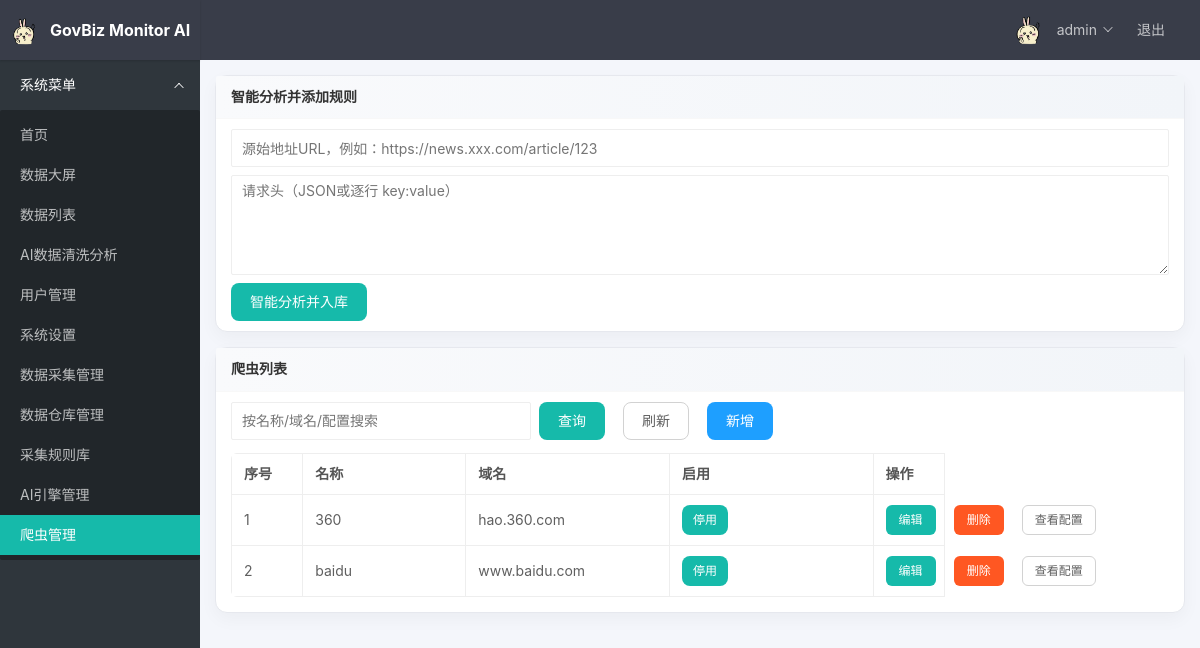
Screenshot of /admin/crawlers (signed in) with the database file from the repository.
### tables this page shows
CREATE TABLE settings (
  key text primary key,
  value text
);

CREATE TABLE users (
  id integer primary key autoincrement,
  username text unique not null,
  password_hash text not null,
  role_id integer not null,
  created_at datetime default current_timestamp,
  foreign key (role_id) references roles(id)
);

CREATE TABLE crawlers (
  id integer primary key autoincrement,
  name text unique not null,
  module text,
  callable text,
  config text,
  enabled integer default 1,
  created_at datetime default current_timestamp
, domain text);

### app/admin.py (the view)
@bp.route('/crawlers')
def crawlers():
    execute_update("create table if not exists crawlers(\n        id integer primary key autoincrement,\n        name text unique not null,\n        module text,\n        callable text,\n        config text,\n        domain text,\n        enabled integer default 1,\n        created_at datetime default current_timestamp\n     )")
    try:
        cols = [c['name'] for c in query_all("PRAGMA table_info(crawlers)")]
        if 'domain' not in cols:
            execute_update("alter table crawlers add column domain text")
    except Exception:
        pass
    q = request.args.get('q', '').strip()
    rows = []
    if q:
        rows = query_all("select * from crawlers where name like ? or domain like ? or config like ? order by id asc", [f"%{q}%", f"%{q}%", f"%{q}%"])
    else:
        rows = query_all("select * from crawlers order by id asc")
    return render_template('admin/crawlers.html', rows=rows, q=q)

### app/admin.py (called while the page is built)
@bp.before_request
@login_required
def require_admin():
    if not current_user.is_admin:
        flash("无权访问", "error")
        return redirect(url_for('main.index'))

### app/db.py (called while the page is built)
def get_connection():
    conn = sqlite3.connect(str(DATABASE))
    conn.row_factory = sqlite3.Row
    return conn

def query_all(sql, params=None):
    conn = get_connection()
    try:
        cur = conn.execute(sql, params or [])
        rows = cur.fetchall()
        return [dict(row) for row in rows]
    finally:
        conn.close()

def query_one(sql, params=None):
    conn = get_connection()
    try:
        cur = conn.execute(sql, params or [])
        row = cur.fetchone()
        return dict(row) if row else None
    finally:
        conn.close()

def execute_update(sql, params=None):
    conn = get_connection()
    try:
        cur = conn.execute(sql, params or [])
        conn.commit()
        return cur.lastrowid
    finally:
        conn.close()

### app/models.py (called while the page is built)
    @staticmethod
    def get(user_id):
        sql = """
            select u.id, u.username, u.role_id, r.name as role_name
            from users u
            join roles r on u.role_id = r.id
            where u.id = ?
        """
        row = query_one(sql, [user_id])
        if not row:
            return None
        return User(row['id'], row['username'], row['role_id'], row['role_name'])

    @property
    def is_admin(self):
        return self.role_name == 'admin'

### templates/admin/crawlers.html (shortened to what this page needs)
{% extends "base.html" %}
{% block content %}
<div class="layui-row layui-col-space15">
  <div class="layui-col-md12">
    <div class="layui-card">
      <div class="layui-card-header">智能分析并添加规则</div>
      <div class="layui-card-body">
        <div style="display:flex;gap:8px;align-items:flex-start;flex-wrap:wrap">
          <input id="auto_url" class="layui-input" placeholder="源始地址URL，例如：https://news.xxx.com/article/123"
            style="min-width:380px">
          <textarea id="auto_headers" class="layui-textarea" placeholder="请求头（JSON或逐行 key:value）"
            style="min-width:380px;height:100px"></textarea>
          <button class="layui-btn" id="btnAuto">智能分析并入库</button>
        </div>
      </div>
    </div>
  </div>
  <div class="layui-col-md12">
    <div class="layui-card">
      <div class="layui-card-header">爬虫列表</div>
      <div class="layui-card-body">
        <div style="display:flex;gap:8px;align-items:center;margin-bottom:8px">
          <input id="q" class="layui-input" placeholder="按名称/域名/配置搜索" style="max-width:300px">
          <button class="layui-btn" id="btnSearch">查询</button>
          <button class="layui-btn layui-btn-primary" id="btnRefresh">刷新</button>
          <button class="layui-btn layui-btn-normal" id="btnAdd">新增</button>
        </div>
        <div class="table-wrap">
          <table class="layui-table crawler-table">
            <colgroup>
              <col style="width:70px">
              <col style="width:160px">
              <col style="width:200px">
              <col style="width:200px">
              <col style="width:70px">
              <col style="width:220px">
            </colgroup>
            <thead>
              <tr>
                <th>序号</th>
                <th>名称</th>
                <th class="col-domain">域名</th>
                <th>启用</th>
                <th>操作</th>
              </tr>
            </thead>
            <tbody>
              {% for r in rows %}
              <tr data-id="{{ r.id }}">
                <td>{{ loop.index }}</td>
                <td>{{ r.name }}</td>
                <td class="col-domain">
                  <div class="cell-clip">{{ r.domain }}</div>
                </td>
                <td><button class="layui-btn layui-btn-sm" data-action="toggle">{{ '停用' if r.enabled == 1 else '启用' }}</button></td>
                <td>
                  <div class="op-actions">
                    <button class="layui-btn layui-btn-sm" data-action="edit">编辑</button>
                    <button class="layui-btn layui-btn-sm layui-btn-danger" data-action="del">删除</button>
                    <button class="layui-btn layui-btn-sm layui-btn-primary" data-action="view-config">查看配置</button>
                  </div>
                </td>
              </tr>
              {% endfor %}
            </tbody>
          </table>
        </div>
      </div>
    </div>
  </div>
  {% endblock %}

### templates/base.html (shortened to what this page needs)
<!DOCTYPE html>
<html>
<head>
    <link rel="stylesheet" href="{{ url_for('static', filename='layui-v2.13.2/layui/css/layui.css') }}">
    <link rel="stylesheet" href="{{ url_for('static', filename='css/app.css') }}">
</head>
<body class="layui-layout-body">
    <div class="layui-layout layui-layout-admin">
        <div class="layui-header">
            <div class="layui-logo">
                <img src="{{ settings.app_logo }}" alt="logo"
                    style="height:28px;vertical-align:middle;margin-right:8px">
                {{ settings.app_name }}
            </div>
            <ul class="layui-nav layui-layout-right">
                <li class="layui-nav-item">
                    <a href="javascript:;">
                        <img src="{{ settings.app_logo }}" class="layui-nav-img" alt="avatar">
                        {{ current_user.username }}
                    </a>
                </li>
                <li class="layui-nav-item"><a href="{{ url_for('auth.logout') }}">退出</a></li>
            </ul>
        </div>
        <div class="layui-side layui-bg-black">
            <div class="layui-side-scroll">
                <ul class="layui-nav layui-nav-tree" lay-filter="side">
                    <li class="layui-nav-item layui-nav-itemed">
                        <a href="javascript:;">系统菜单</a>
                        <dl class="layui-nav-child">
                            <dd><a href="{{ url_for('main.index') }}">首页</a></dd>
                            <dd><a href="{{ url_for('main.data_board') }}">数据大屏</a></dd>
                            <dd><a href="{{ url_for('main.crawl_list') }}">数据列表</a></dd>
                            <dd><a href="{{ url_for('main.ai_tools') }}">AI数据清洗分析</a></dd>
                            {% if current_user.is_admin %}
                            <dd><a href="{{ url_for('admin.user_list') }}">用户管理</a></dd>
                            <dd><a href="{{ url_for('admin.settings') }}">系统设置</a></dd>
                            <dd><a href="{{ url_for('admin.crawl_manage') }}">数据采集管理</a></dd>
                            <dd><a href="{{ url_for('admin.warehouse') }}">数据仓库管理</a></dd>
                            <dd><a href="{{ url_for('admin.rules') }}">采集规则库</a></dd>
                            <dd><a href="{{ url_for('admin.ai_engines') }}">AI引擎管理</a></dd>
                            <dd><a href="{{ url_for('admin.crawlers') }}">爬虫管理</a></dd>
                            {% endif %}
                        </dl>
                    </li>
                </ul>
            </div>
        </div>
        <div class="layui-body" style="padding: 15px;">
            {% block content %}{% endblock %}
        </div>
    </div>
</body>
</html>

### static/css/app.css (style rules this page uses)
:root { --brand: #38A39A; --brand2: #5FB878; --bg: #f7f8fa; --text: #333; --muted: #888; --card: #ffffff; --border: #e6e8ee }
body { background: #f4f6fb }
.layui-card { border: 1px solid var(--border); border-radius: 12px; box-shadow: 0 6px 18px rgba(0, 0, 0, 0.04) }
.layui-card-header { background: linear-gradient(90deg, #f9fafc, #f2f5f9); font-weight: 600 }
.layui-btn { border-radius: 8px; transition: transform .08s ease }
.op-actions .layui-btn { height: 32px; line-height: 32px; padding: 0 14px }
.cell-clip { max-height: 24px; overflow: hidden; display: -webkit-box; -webkit-line-clamp: 1; -webkit-box-orient: vertical }

### templates/base.html (style rules this page uses)
.layui-layout-admin .layui-header { background-color: #393D49; }
.layui-logo { color: #fff !important; font-weight: bold; }
.layui-table { border-radius: 6px; overflow: hidden; }
.layui-table thead th { background: #f7f8fa; color: #555; font-weight: 600; }
.layui-table td, .layui-table th { padding: 10px 12px; }
.layui-table td { vertical-align: middle; }
.op-actions { display: flex; gap: 8px; flex-wrap: wrap; align-items: center; }
.op-actions .layui-btn { display: inline-flex; align-items: center; gap: 6px; height: 30px; line-height: 30px; padding: 0 12px; border-radius: 6px; }

### templates/admin/crawlers.html (style rules this page uses)
.table-wrap { overflow: auto }
.table-wrap .crawler-table { min-width: 900px }
.crawler-table { table-layout: fixed; width: 100%; }
.crawler-table th, .crawler-table td { word-break: break-all; }
.crawler-table thead th { position: sticky; top: 0; background: #fff; z-index: 1 }
.crawler-table .cell-clip { max-height: 24px; overflow: hidden; text-overflow: ellipsis; white-space: nowrap; }
.crawler-table .op-actions { flex-wrap: nowrap; }

### rows the page displays
settings: app_logo (picture)
settings: app_name "GovBiz Monitor AI"
users: username "admin"
crawlers: name "360", domain "hao.360.com", enabled "停用"
crawlers: name "baidu", domain "www.baidu.com", enabled "停用"
